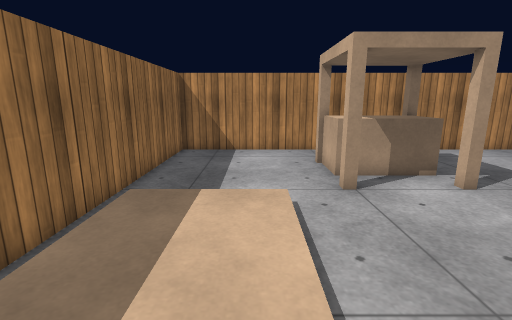
View 1 (above)

12 first-person views from a walk through a 3-D level made in the Unity game engine. The camera is 1.3 m above the floor, tilts 12° down and sees 85° across. The floor is counted in squares, 0.5 m on a side. Each view is taken from the middle of a square. On the plan, view 1 faces up. The plan holds only what a view shows up to about 19 squares ahead; the rest is blank. The player character is not drawn. Surface patterns are stand-ins for the level's own textures.

View 2
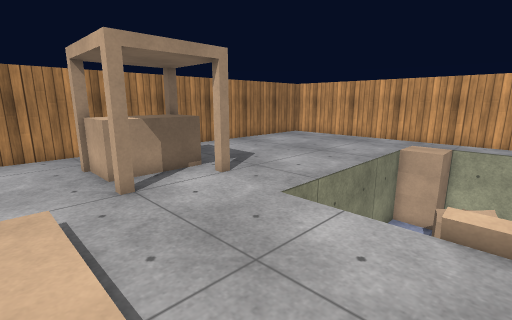

View 3
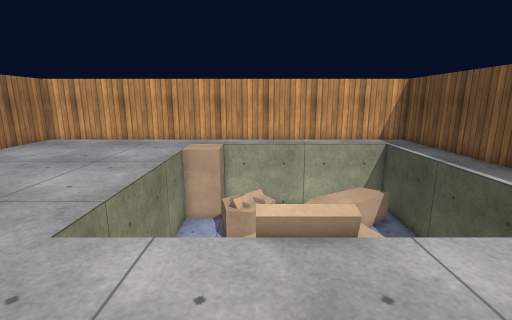

View 4
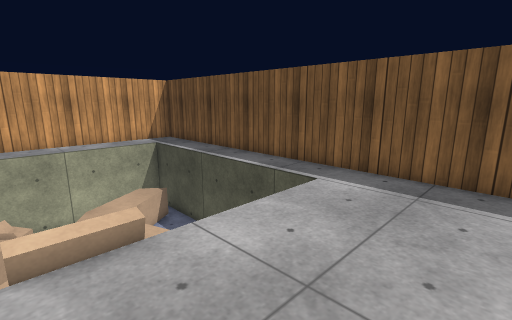

View 5
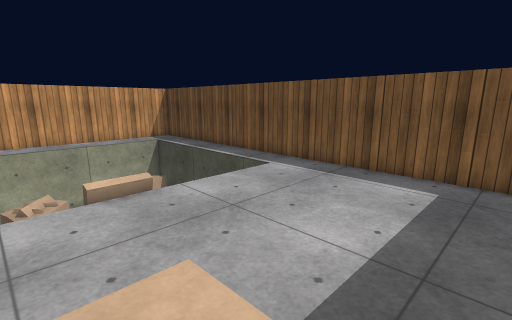

View 6
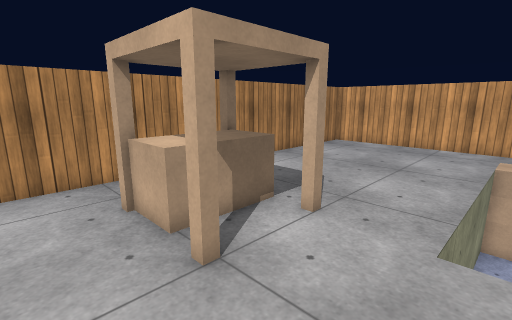

View 7
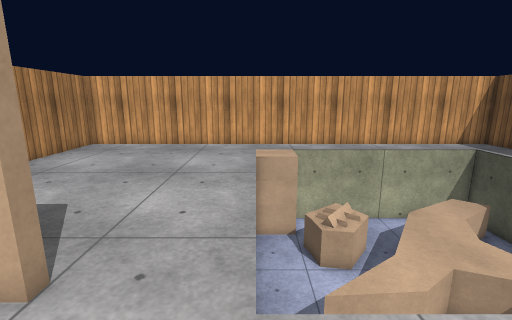

View 8
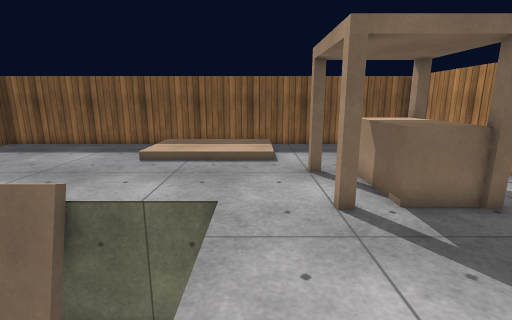

View 9
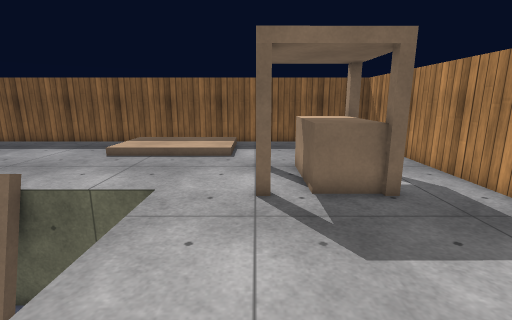

View 10
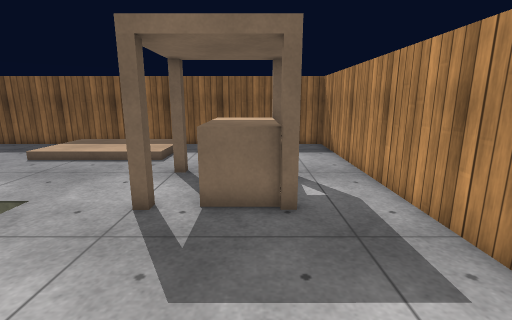

View 11
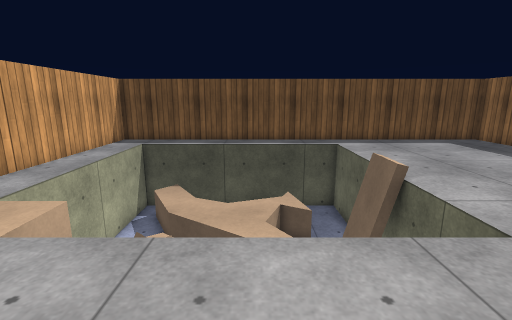

View 12
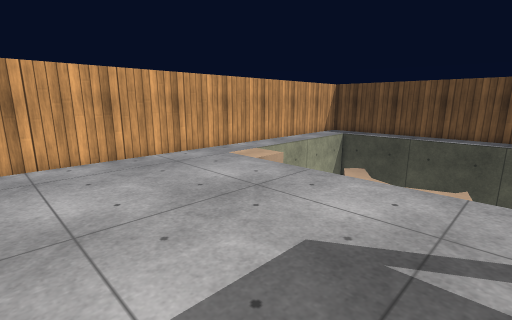

### Floor plan
Key: @ floor where view 1 was taken; # wall or solid block; . main floor; : floor 0.25 m higher than the main floor; / step, stairs or slope; v drop or lower ground; O other object.
Columns run from 4 left of view 1 to 20 right of it. Each row starts with its distance up from view 1.
 15 #########################
 14 #.......................#
 13 #.......................#
 12 #......OOOOO............#
 11 #......OOOO.............#
 10 #......OOOO.............#
  9 #.......................#
  8 #......O..OO............#
  7 #/////..................#
  6 #/:::/..................#
  5 #/:::/....vvvvvvvvvvv...#
  4 #/:::/....v    vvvvvv...#
  3 #/:::/....v  vvvvvvvvvv.#
  2 #/:::/....v  vv vvvv vv.#
  1 #/////....vv  vvvvvvv v.#
  0 #...@.....:v  vvvvvv  v.#
 -1 #.........vv  vvvvvvvvv.#
 -2 #.........v vvvvvvvvvvv.#
 -3 #.........vvvvvvvvvvvvv.#
 -4 #.........vvvvvv vvvvvv.#
 -5 #.........vvvv    vvvvv.#
 -6 #.........vvv     vvvvv.#
 -7 #.........vvvvvvvvvvvvv.#
 -8 #.......................#
 -9 #########################

Where each view was taken, in squares from view 1:
view 1: 0 up, 0 right, facing up
view 2: 0 up, 0 right, facing up-right
view 3: 1 up, 1 right, facing right
view 4: 1 up, 1 right, facing down-right
view 5: 3 up, 3 left, facing down-right
view 6: 4 up, 0 right, facing up-right
view 7: 5 up, 3 right, facing right
view 8: 6 up, 13 right, facing left
view 9: 8 up, 14 right, facing left
view 10: 11 up, 13 right, facing left
view 11: 10 up, 11 right, facing down
view 12: 14 up, 7 right, facing down-right
